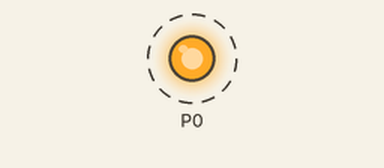
Simulated run of this program. Board: BBC micro:bit running MicroPython. Parts: output pins drawn as LEDs (lit = HIGH). Dashed ring = blinking.

Above: at 0.5 s.
Timing chart, 0 to 4.6 s (numbered marks = the images above):
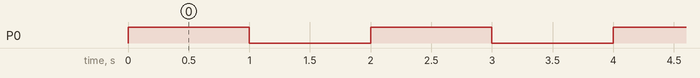

The program:

flash_led.py
```python
from microbit import *

# Flash led with signal wire
# attached to pin0
while True:
    # Turn pin0 on
    pin0.write_digital(1)
    sleep(1000)
    # Turn pin0 off
    pin0.write_digital(0)
    sleep(1000)
```

Measured:
- by itself, P0: alternates HIGH for 1.0 s and LOW for 1.0 s
